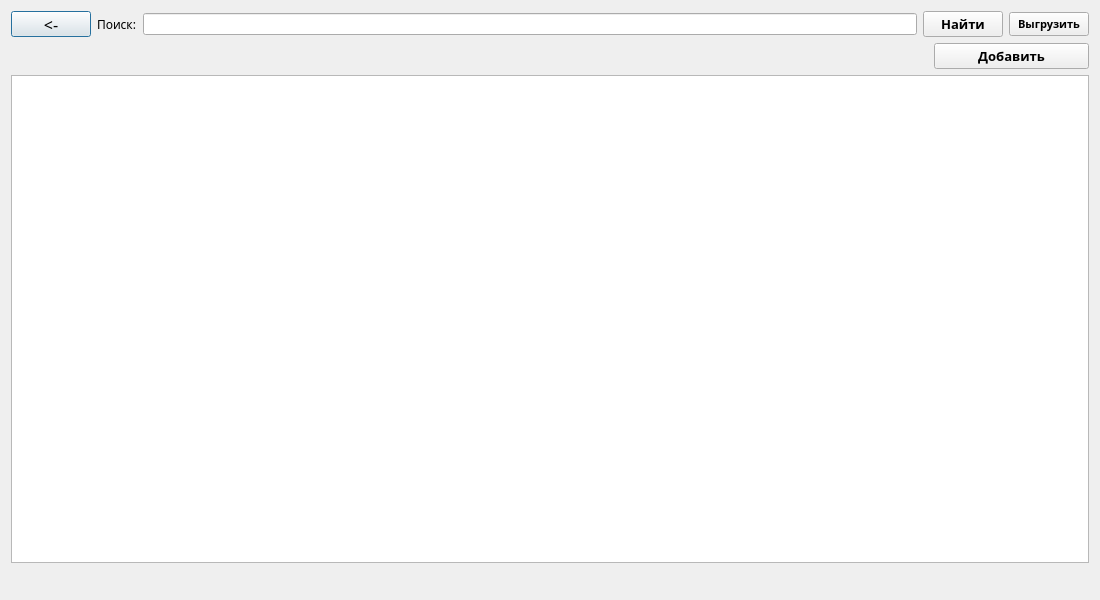
<?xml version="1.0" encoding="UTF-8"?>
<ui version="4.0">
 <class>Dialog</class>
 <widget class="QDialog" name="Dialog">
  <property name="geometry">
   <rect>
    <x>0</x>
    <y>0</y>
    <width>1100</width>
    <height>600</height>
   </rect>
  </property>
  <property name="windowTitle">
   <string>Проданные блюда</string>
  </property>
  <layout class="QVBoxLayout" name="verticalLayout">
   <item>
    <layout class="QVBoxLayout" name="verticalLayout_4">
     <item>
      <layout class="QHBoxLayout" name="horizontalLayout_8">
       <item>
        <layout class="QHBoxLayout" name="horizontalLayout_2">
         <item>
          <widget class="QPushButton" name="back">
           <property name="minimumSize">
            <size>
             <width>0</width>
             <height>10</height>
            </size>
           </property>
           <property name="font">
            <font>
             <family>Malgun Gothic</family>
             <pointsize>12</pointsize>
             <weight>50</weight>
             <bold>false</bold>
            </font>
           </property>
           <property name="text">
            <string>&lt;-</string>
           </property>
           <property name="flat">
            <bool>false</bool>
           </property>
          </widget>
         </item>
         <item>
          <widget class="QLabel" name="label_4">
           <property name="font">
            <font>
             <family>Ebrima</family>
             <pointsize>9</pointsize>
             <weight>50</weight>
             <bold>false</bold>
            </font>
           </property>
           <property name="text">
            <string>Поиск:</string>
           </property>
          </widget>
         </item>
         <item>
          <widget class="QLineEdit" name="line_find">
           <property name="text">
            <string/>
           </property>
          </widget>
         </item>
        </layout>
       </item>
       <item>
        <layout class="QHBoxLayout" name="horizontalLayout">
         <item>
          <widget class="QPushButton" name="find">
           <property name="font">
            <font>
             <family>Malgun Gothic</family>
             <pointsize>10</pointsize>
             <weight>75</weight>
             <bold>true</bold>
            </font>
           </property>
           <property name="text">
            <string>Найти</string>
           </property>
          </widget>
         </item>
         <item>
          <widget class="QPushButton" name="upload">
           <property name="font">
            <font>
             <family>Malgun Gothic</family>
             <pointsize>8</pointsize>
             <weight>75</weight>
             <bold>true</bold>
            </font>
           </property>
           <property name="text">
            <string>Выгрузить</string>
           </property>
          </widget>
         </item>
        </layout>
       </item>
      </layout>
     </item>
    </layout>
   </item>
   <item>
    <layout class="QVBoxLayout" name="verticalLayout_3">
     <item>
      <layout class="QVBoxLayout" name="verticalLayout_2">
       <item>
        <layout class="QHBoxLayout" name="horizontalLayout_6">
         <item>
          <spacer name="horizontalSpacer_2">
           <property name="orientation">
            <enum>Qt::Horizontal</enum>
           </property>
           <property name="sizeHint" stdset="0">
            <size>
             <width>40</width>
             <height>20</height>
            </size>
           </property>
          </spacer>
         </item>
         <item>
          <widget class="QPushButton" name="apend">
           <property name="minimumSize">
            <size>
             <width>155</width>
             <height>0</height>
            </size>
           </property>
           <property name="font">
            <font>
             <family>Malgun Gothic</family>
             <pointsize>10</pointsize>
             <weight>75</weight>
             <bold>true</bold>
            </font>
           </property>
           <property name="text">
            <string>Добавить</string>
           </property>
          </widget>
         </item>
        </layout>
       </item>
       <item>
        <widget class="QTableWidget" name="tableWidget"/>
       </item>
      </layout>
     </item>
    </layout>
   </item>
   <item>
    <layout class="QHBoxLayout" name="horizontalLayout_10"/>
   </item>
   <item>
    <layout class="QHBoxLayout" name="horizontalLayout_3">
     <item>
      <spacer name="horizontalSpacer">
       <property name="orientation">
        <enum>Qt::Horizontal</enum>
       </property>
       <property name="sizeHint" stdset="0">
        <size>
         <width>40</width>
         <height>20</height>
        </size>
       </property>
      </spacer>
     </item>
     <item>
      <widget class="QLabel" name="label_6">
       <property name="font">
        <font>
         <family>Malgun Gothic</family>
         <pointsize>10</pointsize>
         <weight>75</weight>
         <bold>true</bold>
        </font>
       </property>
       <property name="text">
        <string/>
       </property>
      </widget>
     </item>
    </layout>
   </item>
  </layout>
 </widget>
 <resources/>
 <connections/>
</ui>
